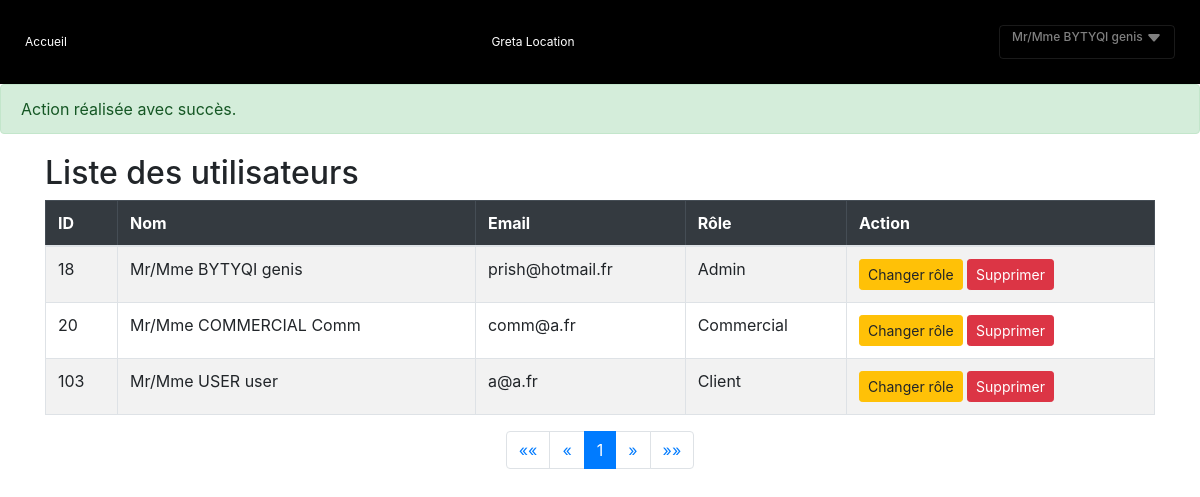
The app's page /?action=allUtilisateurs&alert=succes (signed in) with its own data.
### tables this page shows
CREATE TABLE `utilisateur` (
  `id` int(11) NOT NULL,
  `nom` varchar(50) DEFAULT NULL,
  `prenom` varchar(50) DEFAULT NULL,
  `email` varchar(50) DEFAULT NULL,
  `password` varchar(255) DEFAULT NULL,
  `role` int(11) NOT NULL DEFAULT 3
);

CREATE TABLE `role` (
  `id` int(11) NOT NULL,
  `libelle` varchar(50) DEFAULT NULL
);

### index.php (called while the page is built, shortened)
<?php
    $racine = dirname(__FILE__);
    include_once "$racine/Model/ModelConnDAO.php";
$action = isset($_GET['action']) ? htmlspecialchars($_GET['action']) : "accueil";
    $controleur = Routeur::getControleur($action);
    include_once "$racine/Controlleur/$controleur";
?>

### Data/connexionDB.php (called while the page is built, shortened)
<?php
   class ConnexionDB{
        private static $connexion;
        public static function getInstance(){
            if(!self::$connexion){
                try {
                    $serveur = 'mysql:host=db5017546525.hosting-data.io;';
                    $bdd = 'dbname=dbs14057594';
                    $user = 'dbu5674762' ;
                    $mdp = '5d2f6JEAN!?' ;
                    self::$connexion = new PDO($serveur.$bdd, $user, $mdp);
                    self::$connexion->query("SET CHARACTER SET utf8");
                } catch (PDOException $e) {
                        echo " Error connexion: " . $serveur . " " . $bdd . " " . $user . " " . $mdp . " " . $e->getMessage() ;
                        throw new Exception("Erreur à  la connexion \n" . $e->getMessage());
                }
            }
            return self::$connexion;
        }
     }
?>

### Model/ModelConnDAO.php (called while the page is built, shortened)
<?php
include_once("./Data/ConnexionDB.php");
class ModelConnDAO{
    public static function getClientNom($id){
        try{
            $req = ConnexionDB::getInstance()->prepare("SELECT nom, prenom FROM utilisateur WHERE id = ?");
            $req ->execute(array($id));
            $row = $req->fetch();
            return "Mr/Mme ".strtoupper($row['nom'])." ".$row['prenom'];
        }catch(PDOException $ex){
            print "Erreur : ". $ex->getMessage();
            die();
        }
    }
    public static function getUsers($start, $perPage) {
        $sql = "SELECT id,email,role FROM utilisateur LIMIT :start, :perPage";
        $stmt = ConnexionDB::getInstance()->prepare($sql);
        $stmt->bindParam(':start', $start, PDO::PARAM_INT);
        $stmt->bindParam(':perPage', $perPage, PDO::PARAM_INT);
        $stmt->execute();
        return $stmt->fetchAll(PDO::FETCH_ASSOC);
    }
    public static function getTotalUsers() {
        $sql = "SELECT COUNT(*) FROM utilisateur";
        $stmt = ConnexionDB::getInstance()->prepare($sql);
        $stmt->execute();
        return $stmt->fetchColumn();
    }
    public static function getRoleNom($id){
        $sql = ConnexionDB::getInstance()->prepare("SELECT libelle FROM role where id = ?");
        $sql -> execute(array($id));
        while($row = $sql->fetch()){
            return $row['libelle'];
        }
    }
}
?>

### Vue/privilege/vueAllUsers.php (the view, shortened to what this page needs)
<div style="margin-top: 20px;" class="table-responsive container table-container">
    <h2>Liste des utilisateurs</h2>
    <table class="table table-bordered table-striped">
        <thead class="table-dark">
            <tr>
                <th scope="col">ID</th>
                <th scope="col">Nom</th>
                <th scope="col">Email</th>
                <th scope="col">Rôle</th>
                <th scope="col">Action</th>
            </tr>
        </thead>
        <tbody>
<?php foreach($users as $user):?>
            <tr>
                <td><?=$user['id']?></td>
                <td><?=ModelConnDAO::getClientNom($user['id'])?></td>
                <td><?=$user['email']?></td>
                <td><?=ModelConnDAO::getRoleNom($user['role'])?></td>
                <td>
                <button class="btn btn-warning btn-sm" data-bs-toggle="modal" data-bs-target="#changeRoleModal"
                            data-id="<?=$user['id']?>"
                            data-client="<?=ModelConnDAO::getClientNom($user['id'])?>"
                            data-email="<?=$user['email']?>"
                            data-role="<?=$user['role']?>">
                        Changer rôle
                    </button>
                    <a href="?action=allUtilisateurs&id=<?=$user['id']?>&email=<?=$user['email']?>" class="btn btn-danger btn-sm" onclick="return confirm('Êtes-vous sûr de vouloir supprimer cet utilisateur ?');">Supprimer</a>
                </td>
            </tr>
            <?php endforeach;?>
        </tbody>
    </table>
    <nav aria-label="Page navigation example">
        <ul class="pagination justify-content-center">
            <li class="page-item">
                <a class="page-link" href="?action=allUtilisateurs&page=1" aria-label="Première">
                    <span aria-hidden="true">&laquo;&laquo;</span>
                </a>
            </li>
            <li class="page-item">
                <a class="page-link" href="?action=allUtilisateurs&page=<?= ($currentPage == 1) ? 1 : $currentPage-1 ?>" aria-label="Précédente">
                    <span aria-hidden="true">&laquo;</span>
                </a>
            </li>
<?php for($i = 1; $i <= $totalPages; $i++):?>
            <li class="page-item <?= ($i == $currentPage) ? 'active' : '' ?>">
                <a class="page-link" href="?action=allUtilisateurs&page=<?=$i?>"><?=$i?></a>
            </li>
            <?php endfor;?>
            <li class="page-item">
                <a class="page-link" href="?action=allUtilisateurs&page=<?= ($currentPage == $totalPages) ? $totalPages : $currentPage+1 ?>" aria-label="Suivante">
                    <span aria-hidden="true">&raquo;</span>
                </a>
            </li>
            <li class="page-item">
                <a class="page-link" href="?action=allUtilisateurs&page=<?=$totalPages?>" aria-label="Dernière">
                    <span aria-hidden="true">&raquo;&raquo;</span>
                </a>
            </li>
        </ul>
    </nav>
</div>

### Vue/VueEntete.php (shortened to what this page needs)
<html>
    <head>
        <link rel="stylesheet" href="https://cdn.jsdelivr.net/npm/bootstrap@4.4.1/dist/css/bootstrap.min.css" />
        <link rel="stylesheet" href="css/navbar.css" />
    </head>
<body>
<nav class="navbar navbar-dark" style="background-color: black;">
             <a class="navbar-brand" href="./?action=accueil">Accueil</a>
             <div class="navbar-brand">Greta Location</div>
            <button class="navbar-toggler" type="button" data-toggle="collapse" data-target="#navbarsExample01" aria-controls="navbarsExample01" aria-expanded="false" aria-label="Toggle navigation">
            <h5><?php if(isset($_SESSION['user_id'])){ echo ModelConnDAO::getClientNom($_SESSION['user_id']);}?>
            <svg xmlns="http://www.w3.org/2000/svg" width="16" height="16" fill="currentColor" class="bi bi-caret-down-fill" viewBox="0 0 16 16">
  <path d="M7.247 11.14 2.451 5.658C1.885 5.013 2.345 4 3.204 4h9.592a1 1 0 0 1 .753 1.659l-4.796 5.48a1 1 0 0 1-1.506 0z"/>
</svg>
</h5>
            </button>
          </nav>

### css/navbar.css (style rules this page uses)
@media (max-width: 1200px) { .navbar { padding:25px; } }
@media (max-width: 1200px) { .navbar * { font-size: 12px; } }

### records on screen
utilisateur: ModelConnDAO::getClientNom($_SESSION['user_id']) "Mr/Mme BYTYQI genis", id "18", ModelConnDAO::getClientNom($user['id']) "Mr/Mme BYTYQI genis", email "prish@hotmail.fr", role.libelle "Admin"
utilisateur: id "20", ModelConnDAO::getClientNom($user['id']) "Mr/Mme COMMERCIAL Comm", email "comm@a.fr", role.libelle "Commercial"
utilisateur: id "103", ModelConnDAO::getClientNom($user['id']) "Mr/Mme USER user", email "a@a.fr", role.libelle "Client"
